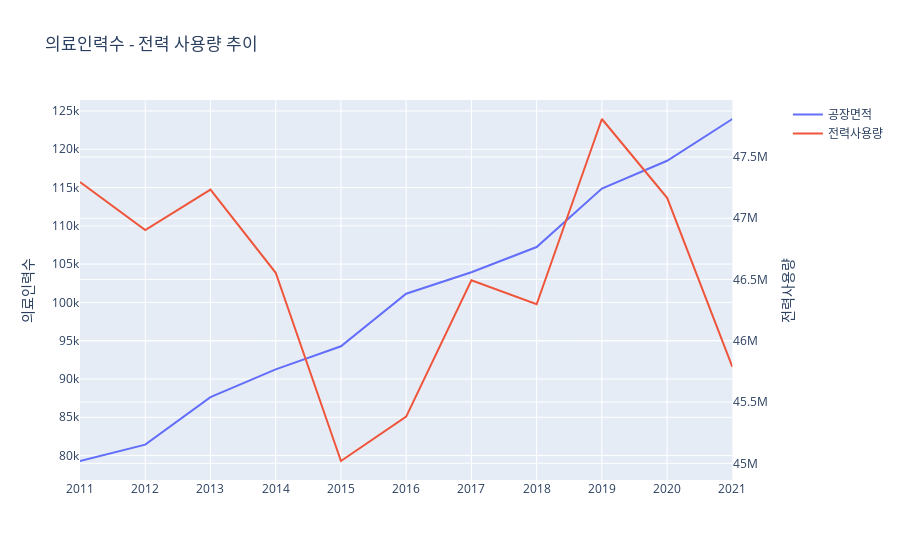

This figure's notebook cell:
### Code cell
fig = make_subplots(specs=[[{"secondary_y": True}]])
fig.add_trace(go.Scatter(x=data['연도'], y=data['의료인력수'], mode='lines', name='공장면적'), secondary_y=False)
fig.add_trace(go.Scatter(x=data['연도'], y=data['사용량'], mode='lines', name='전력사용량'), secondary_y=True)

fig.update_xaxes(range=[2011,2021], tickmode='linear', dtick=1)
fig.update_yaxes(title_text="의료인력수", secondary_y=False)
fig.update_yaxes(title_text="전력사용량", secondary_y=True)

fig.update_layout(title='의료인력수 - 전력 사용량 추이')
fig.show()

### Figure 1 — Plotly figure (JSON) as saved in the notebook; plotly's stock layout.template omitted (floating-point values rounded to 4 significant figures)
{"data": [{"mode": "lines", "name": "공장면적", "type": "scatter", "x": [2011, 2012, 2013, 2014, 2015, 2016, 2017, 2018, 2019, 2020, 2021], "xaxis": "x", "y": [79291, 81426, 87638, 91252, 94274, 101142, 103941, 107232, 114861, 118497, 123955], "yaxis": "y"}, {"mode": "lines", "name": "전력사용량", "type": "scatter", "x": [2011, 2012, 2013, 2014, 2015, 2016, 2017, 2018, 2019, 2020, 2021], "xaxis": "x", "y": [47295099, 46902993, 47234105, 46555107, 45018864, 45381486, 46493234, 46298159, 47810212, 47167207, 45787925], "yaxis": "y2"}], "layout": {"title": {"text": "의료인력수 - 전력 사용량 추이"}, "xaxis": {"anchor": "y", "domain": [0, 0.94], "dtick": 1, "range": [2011, 2021], "tickmode": "linear"}, "yaxis": {"anchor": "x", "domain": [0, 1], "title": {"text": "의료인력수"}}, "yaxis2": {"anchor": "x", "overlaying": "y", "side": "right", "title": {"text": "전력사용량"}}}}
